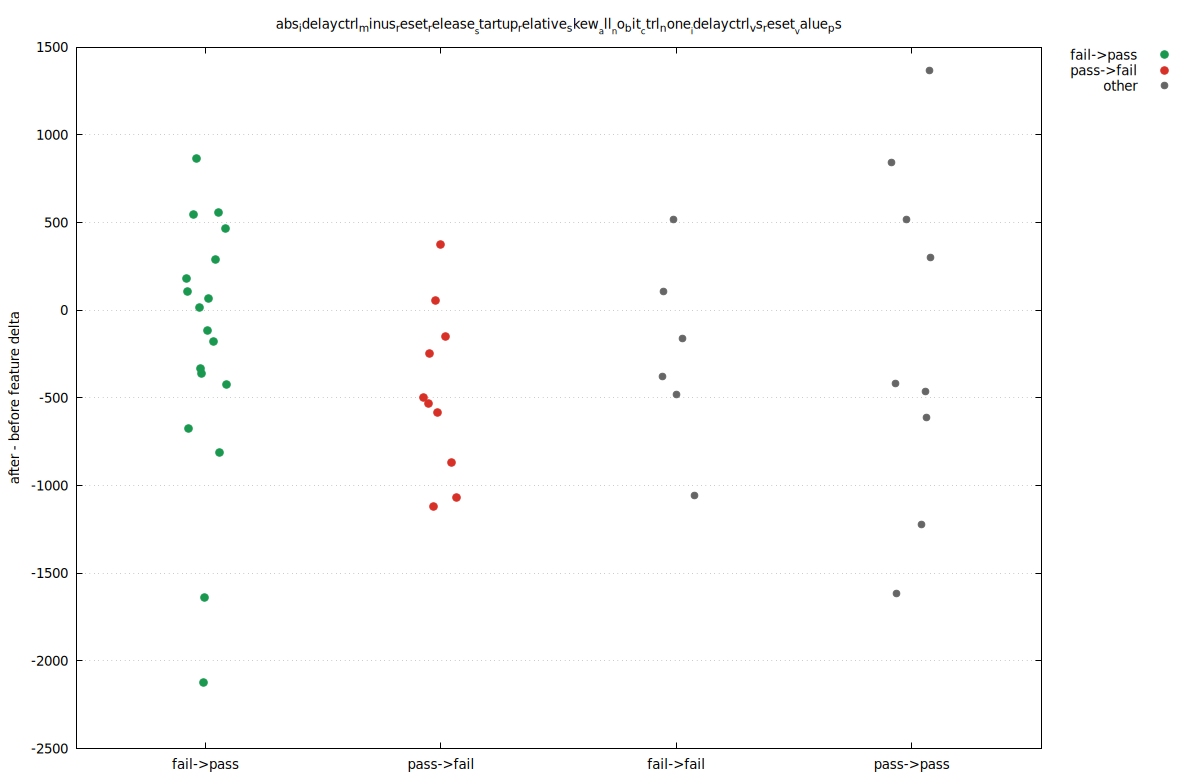

This chart was generated by the following gnuplot code:
set terminal pngcairo size 1200,780 enhanced font 'DejaVu Sans,10'
set output 'delta_01.png'
set datafile separator comma
set key outside right top
set grid ytics
set xrange [0.45:4.55]
set xtics ('fail->pass' 1, 'pass->fail' 2, 'fail->fail' 3, 'pass->pass' 4)
set ylabel 'after - before feature delta'
set title 'abs_idelayctrl_minus_reset_release__startup_relative_skew__all__no_bit__ctrl_none__idelayctrl_vs_reset__value_ps'
plot \
  'delta_01.dat' using 1:3 with points pt 7 ps 1.25 lc rgb '#1a9850' title 'fail->pass', \
  'delta_01.dat' using 1:4 with points pt 7 ps 1.25 lc rgb '#d73027' title 'pass->fail', \
  'delta_01.dat' using 1:5 with points pt 7 ps 1.1 lc rgb '#666666' title 'other'
